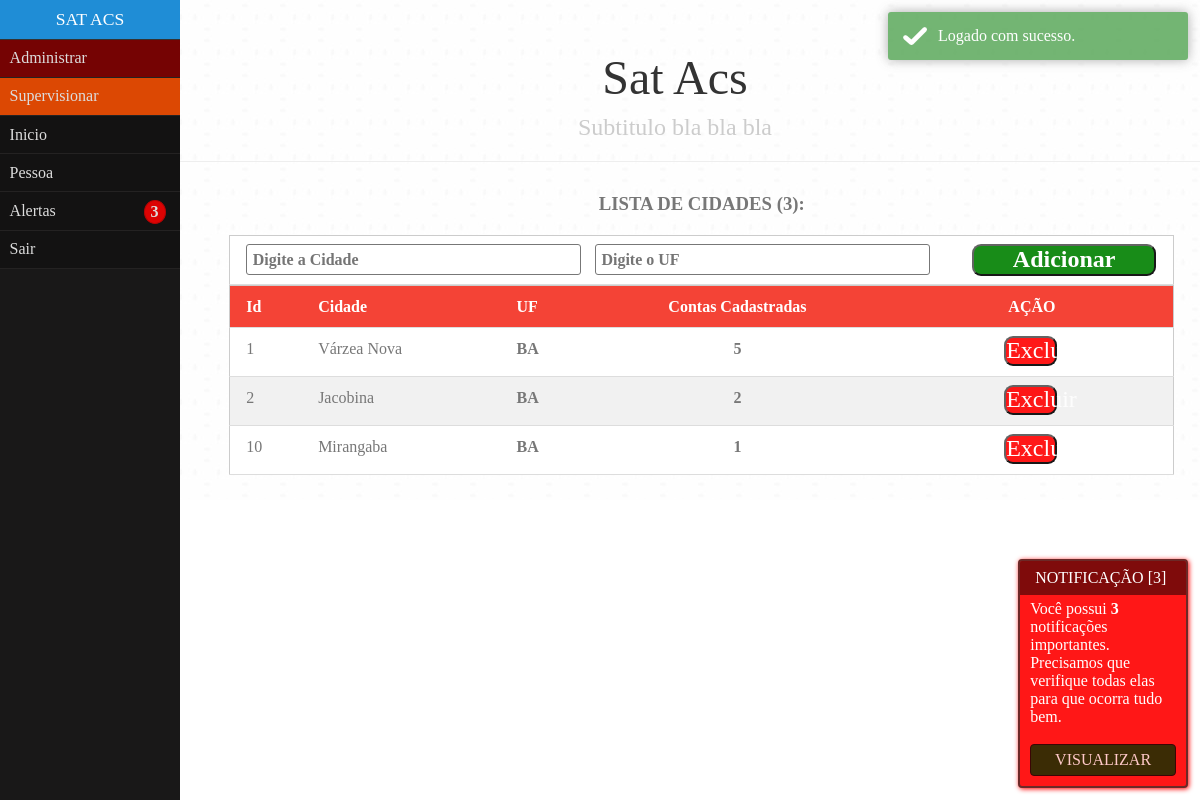
/home.php?p=administrar&gerenciar=localidades (signed in), run on the app's committed database.
### tables this page shows
CREATE TABLE `disponibilidade` (
  `id` int(11) NOT NULL,
  `cidade` varchar(50) DEFAULT NULL,
  `uf` varchar(50) DEFAULT NULL
);

### require/conexao.php (called while the page is built, shortened)
<?php
	function conexao(){
		if(mysqli_connect_errno()){
			echo "Erro ao conectar: " . mysqli_connect_errno();
			die();
		}else{
			return $GLOBALS['con'];
		}
	}
	function antiinjection($sql){
		$sql = addslashes($sql);
		$sql = str_replace("'","",$sql);
		$sql = str_replace("select","",$sql);
		$sql = str_replace("insert","",$sql);
		$sql = str_replace("delete","",$sql);
		$sql = str_replace("where","",$sql);
		$sql = str_replace("drop table","",$sql);
		$sql = str_replace("show tables","",$sql);
		$sql = str_replace("truncate","",$sql);
		$sql = str_replace("SELECT","",$sql);
		$sql = str_replace("INSERT","",$sql);
		$sql = str_replace("DELETE","",$sql);
		$sql = str_replace("WHERE","",$sql);
		$sql = str_replace("DROP TABLE","",$sql);
		$sql = str_replace("SHOW TABLES","",$sql);
		$sql = str_replace("TRUNCATE","",$sql);
		$sql = str_replace("from","",$sql);
		$sql = str_replace("FROM","",$sql);
		return $sql;
	}

### php/admin-localidades.php (the view, shortened to what this page needs)
<?php
	if(verificarSupervisor($db)==2){
		$sql = mysqli_query(conexao(), "SELECT * FROM disponibilidade") or die();
		$res = mysqli_num_rows($sql);
		if($res>=1){
			echo "<h3><center>LISTA DE CIDADES ($res): </center></h3>";
?>
<table class="table">
	<thead>
	<tr ><th>
		<form action="" method="POST">
			<input type="text" name="cidade" class="input2" maxlength="30" placeholder="Digite a Cidade"/>
			<input type="text" name="uf" class="input2" maxlength="2" placeholder="Digite o UF"/>
			<button type="submit" name="add" value="Adicionar" class="button btn-small green" type="button">Adicionar</button>
		</form>
	</th></tr>
</thead>
<table class="table">
	<thead>
		<tr class="w3-red">
			<th>Id</th>
			<th>Cidade</th>
			<th>UF</th>
			<th style="text-align: center;">Contas Cadastradas</th>
			<th style="text-align: center;">AÇÃO</th>
		</tr>
	</thead>
<?php
		while($row = mysqli_fetch_array($sql)){
			echo "<tr>";
			echo "<td>".$row['id']."</td>";
			echo "<td>".$row['cidade']."</td>";
			echo "<td><b>".$row[ 'uf']."</b></td>";
		$sql3 = mysqli_query(conexao(), "SELECT id FROM usuarios WHERE cidade='".$row['cidade']."' AND uf='".$row['uf']."'");
		$res3 = mysqli_num_rows($sql3);
			echo "<td style=\"text-align:center;\"><b>".$res3."</b></td>";
			echo "<td style=\"font-size: 11px;width: 30%;\"><center>";
		?>
		<form action="" method="POST">
			<center><button type="submit" name="exc" value="<?=$row['id'];?>" class="button btn-small2 red">Excluir</button></center>
		</form>
		<?php
        }
?>
</table><br/>
<?php
		}else{
			echo "<h3>Nenhuma conta acs inativa em ".ucfirst($db['cidade'])." / ".mb_strtoupper($db['uf']).".</h3>";
		}
?>
<?php } ?>

### css/style.css (style rules this page uses)
body { color: #777; font-family: "Myriad Pro", "Arial Narrow"; overflow-x: hidden; }
.btn-small { -webkit-border-radius: 4; -moz-border-radius: 4; border-radius: 9px; color: #ffffff; font-size: 24px; width: 20%; padding: 0.1%; margin-right: 1%; text-decoration: none; float: right; opacity: 0.90; }
.btn-small2 { -webkit-border-radius: 4; -moz-border-radius: 4; border-radius: 9px; color: #ffffff; font-size: 24px; width: 20%; padding: 0.1%; margin-right: 1%; text-decoration: none; opacity: 0.90; }
.red { background: red; }
.green { background: green; }
.table { border-collapse:collapse;border-spacing:0;width:100%;display:table; }
.table { border:1px solid #ccc;width: 100%; }
.table tr { border-bottom:1px solid #ddd }
.table tr:nth-child(odd) { background-color:#fff }
.table tr:nth-child(even) { background-color:#f1f1f1 }
.table td,.table th { padding:8px 8px;display:table-cell;text-align:left;vertical-align:top }
.table th:first-child,.table td:first-child { padding-left:16px; }
.w3-red,.w3-hover-red:hover { color:#fff!important;background-color:#f44336!important }
.table .input2 { padding: 5.5px; width: 35%; border-radius: 3px; margin-right: 10px; border: 1px solid #777777; }

### css/pure-min.css (style rules this page uses)
.pure-table, table { border-collapse: collapse; border-spacing: 0 }
html { font-family: sans-serif; -ms-text-size-adjust: 100%; -webkit-text-size-adjust: 100% }
body { margin: 0 }
b, optgroup, strong { font-weight: 700 }
button, input, optgroup, select, textarea { color: inherit; font: inherit; margin: 0 }
.pure-button, input { line-height: normal }
button { overflow: visible }
button, select { text-transform: none }
button, html input[type=button], input[type=reset], input[type=submit] { -webkit-appearance: button; cursor: pointer }
legend, td, th { padding: 0 }

### data on the page
disponibilidade: id "1", cidade "Várzea Nova", uf "BA", res3 "5"
disponibilidade: id "2", cidade "Jacobina", uf "BA", res3 "2"
disponibilidade: id "10", cidade "Mirangaba", uf "BA", res3 "1"

### other printed values
lembretesAlerts($db['id']) "3"
titulo "SAT ACS"
titulo "Sat Acs"
$res "3"
